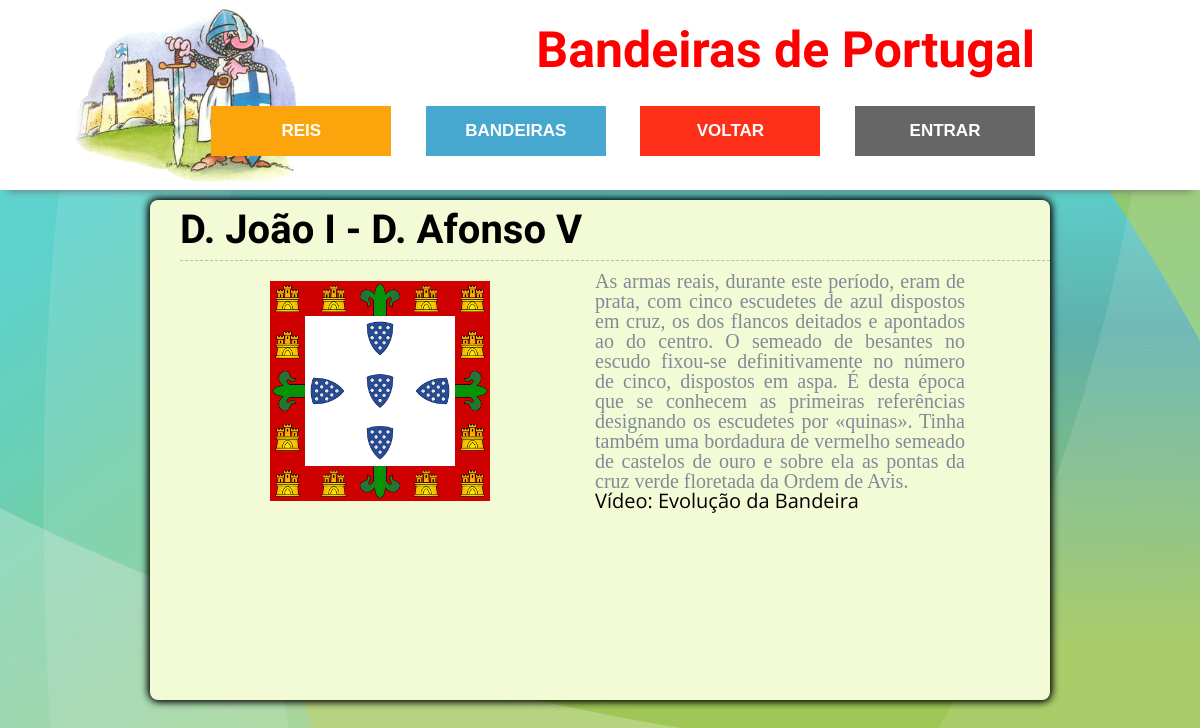
/result_flag.php?id_flag=B04, run on the app's committed database.
### tables this page shows
CREATE TABLE `flag` (
  `id_flag` varchar(45) NOT NULL,
  `imagem` varchar(150) DEFAULT NULL,
  `texto` text,
  `som` varchar(150) DEFAULT NULL,
  `nome` varchar(45) DEFAULT NULL,
  PRIMARY KEY (`id_flag`)
);

### result_flag.php (the view, shortened to what this page needs)
<!DOCTYPE html>
<html>
    <head>
        <link rel="stylesheet" href="css/reset.css">
        <link rel="stylesheet" href="css/style.css">
    </head>
    <body>
        <header>
            <div class="main_header">
                <div class="logo">
                    <a href="index.html">
                    <img src="img/logo.png">
                </div>
                <div class="description">
                    <h3>Bandeiras de Portugal</h3>
                </div>
                <div class="buttons">
                    <a class="buttonStyle5" href="timeline.html" target="_self">Reis</a>
                    <a class="buttonStyle1" href="flag.html" target="_self">Bandeiras</a>
                    <a class="buttonStyle2" href="javascript:window.history.go(-1)" target="_self">Voltar</a>
                    <a class="buttonStyle3" href="login.php" target="_self">Entrar</a>
                </div>
            </div>
    	</header>
        <?php
            require_once("server/conn_reis.php");
            $sql = "SELECT * FROM flag WHERE id_flag = '".$_GET['id_flag']."'";
            $result = mysqli_query($conn,$sql);
            $row = mysqli_fetch_assoc($result);
        ?>
        <div class="container_reis">
            <h3 class="titulo"><?php echo $row['nome']; ?></h3>
            <table>
                <tr>
                    <td class="left_container">
                        <?php echo "<img src ='".$row['imagem']."'";?>
                    </td>
                    <td class="right_container">
                        <?php
                            echo $row['texto'];
                            echo "<br>";
                        ?>
                        <a href="video_flag.html">Vídeo: Evolução da Bandeira
                        </a>
                    </td>
                </tr>
            </table>
        </div>
    </body>
</html>

### css/style.css (style rules this page uses)
html * { -webkit-font-smoothing: antialiased; -moz-osx-font-smoothing: grayscale; }
*, *:after, *:before { -webkit-box-sizing: border-box; -moz-box-sizing: border-box; box-sizing: border-box; }
body { background-image: url(img/main_background.jpg); font-size: 100%; font-family: "Droid Serif", serif; color: #7f8c97; background-color: #e9f0f5; }
a { color: black; text-decoration: none; font-family: "Open Sans", sans-serif; }
h3 { font-weight: bolder; font-style: normal; font-size: 40px; color: Black; }
header { position: fixed; top:0; left:0; width:100%; height:190px; border:0; text-align:center; z-index:100; background-color:#FFFFFF; -moz-box-shadow:0 8px 8px -8px #696868; -webkit-box-shadow:0 8px 8px -8px #696868; box-shadow:0 8px 8px -8px #696868; }
.main_header { width:100%; min-width:320px; height:150px; border-collapse:collapse; border:0; margin:auto; padding:0 15px 0 15px; display: block; }
.logo { position: fixed; width:350px; height: 190px; padding:0; margin:0; text-align:left; line-height:100px; float: left; }
.logo img { width:65%; vertical-align: middle; margin-left: 60px; display: inline-block; }
.description { width:1000px; height: 80px; margin-top: 0px; margin-right: 50px; padding:0px; padding-right: 100px; text-align:right; line-height:100px; float: right; }
.description h3 { font-family: 'Molle', cursive; color: red; font-size: 50px; }
.buttons { width:1000px; height: 110px; margin-right: 50px; padding:0px; padding-right: 100px; text-align:right; line-height:100px; float: right; }
.buttonStyle5 { position:relative; width:20%; height:50px; display:inline-block; line-height:50px; font-size: 17px; font-weight:600; text-transform:uppercase; text-decoration:none; color:#FFFFFF; font-family: 'Source Sans Pro', sans-serif; text-align:center; margin:0 0 0 0; padding:0; background: #fca40c; }
.buttonStyle1 { width:20%; height:50px; display:inline-block; text-decoration:none; color:#FFFFFF; font-family: 'Source Sans Pro', sans-serif; text-align:center; line-height:50px; font-size: 17px; font-weight:600; text-transform:uppercase; padding:0; margin:0 0 0 3.40%; background: #46a8cf; }
.buttonStyle2 { width:20%; height:50px; display:inline-block; text-decoration:none; color:#FFFFFF; font-family: 'Source Sans Pro', sans-serif; text-align:center; line-height:50px; font-size: 17px; font-weight:600; text-transform:uppercase; padding:0; margin:0 0 0 3.40%; background: #ff3019; }
.buttonStyle3 { width:20%; height:50px; display:inline-block; line-height:50px; font-size: 17px; font-weight:600; text-transform:uppercase; text-decoration:none; color:#FFFFFF; font-family: 'Source Sans Pro', sans-serif; text-align:center; margin:0 0 0 3.40%; padding:0; background: #666666; }
.container_reis { display: block; width: 900px; height: 500px; margin-top: 200px; margin-left: auto; margin-right: auto; background-color: #F3FAD6; border-radius: 8px; box-shadow: 1px 1px 8px black, -1px -1px 8px black; padding-left: 30px; }
.titulo { font-size: 30px; padding-top: 10px; padding-bottom: 10px; border-bottom: 1px dashed #BCBCBC; }
.container_reis h3 { font-family: 'Molle', cursive; color: black; border-bottom: 1px dashed #BCBCBC; font-size: 40px; }
.left_container { width:400px; height:400px; float:left; padding:20px 15px 0 15px; text-align: center; }
.right_container { width: 400px; height: 400px; float:left; padding:10px 15px 0 15px; font-size: 20px; text-align: justify; }

### data on the page
flag: nome "D. João I - D. Afonso V", imagem (picture), texto "As armas reais, durante este período, eram de prata, com cinco escudetes de azul dispostos em cruz, os dos flancos deitados e apontados ao do centro. O semeado de besantes no escudo fixou-se definitivamente no número de cinco, dispostos em aspa. É desta época que se conhecem as primeiras referências designando os escudetes por «quinas». Tinha também uma bordadura de vermelho semeado de castelos de ouro e sobre ela as pontas da cruz verde floretada da Ordem de Avis."
